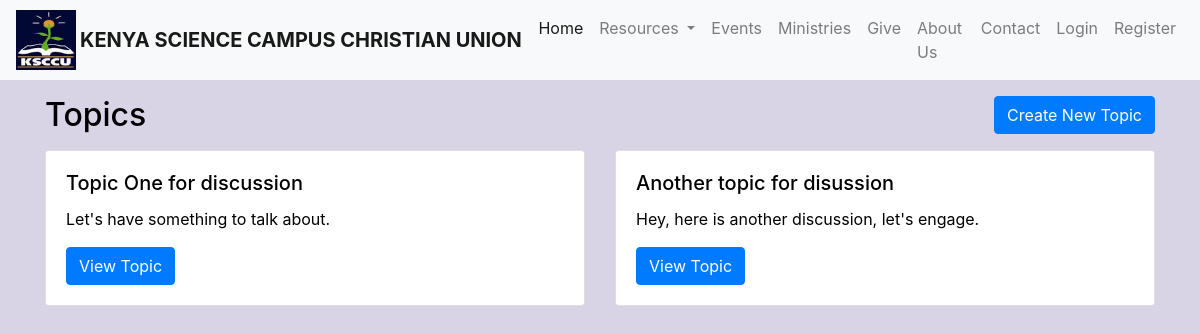
Page /forum/topics/ on the earlier database version.
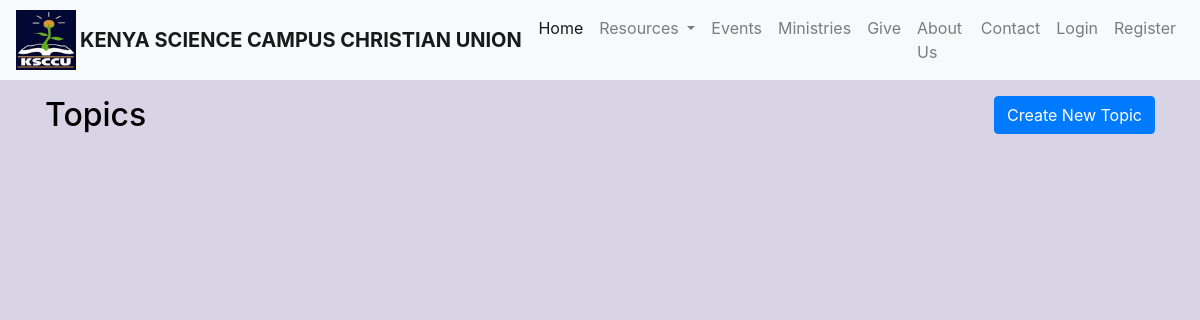
Same page on the later database version.
### event_resources/models.py (models this page shows, shortened)
class Topic(models.Model):
    title = models.CharField(max_length=200)
    description = models.TextField()
    created_by = models.ForeignKey(CustomUser, on_delete=models.CASCADE, related_name='topics')
    created_at = models.DateTimeField(auto_now_add=True)

### event_resources/views.py (the view)
# urls.py: path('forum/topics/', views.topic_list, name='topic_list'),
def topic_list(request):
    topics = Topic.objects.all()
    return render(request, 'forum/topic_list.html', {'topics': topics})

### templates/forum/topic_list.html
{% extends "base.html" %}
{% block content %}
<section class="container">
    <div class="d-flex justify-content-between align-items-center my-3">
        <h2 class="my-auto">Topics</h2>
        <a href="{% url 'event_resources:create_topic' %}" class="btn btn-primary">Create New Topic</a>
    </div>
    <div class="row">
        {% for topic in topics %}
        <div class="col-md-6 mb-4">
            <div class="card">
                <div class="card-body">
                    <h5 class="card-title">{{ topic.title }}</h5>
                    <p class="card-text">{{ topic.description }}</p>
                    <a href="{% url 'event_resources:topic_detail' topic.pk %}" class="btn btn-primary">View Topic</a>
                </div>
            </div>
        </div>
        {% endfor %}
    </div>
</section>
{% endblock %}

Differences in the rows shown:
removed Topic: title "Topic One for discussion", description "Let's have something to talk about."
removed Topic: title "Another topic for disussion", description "Hey, here is another discussion, let's engage."
